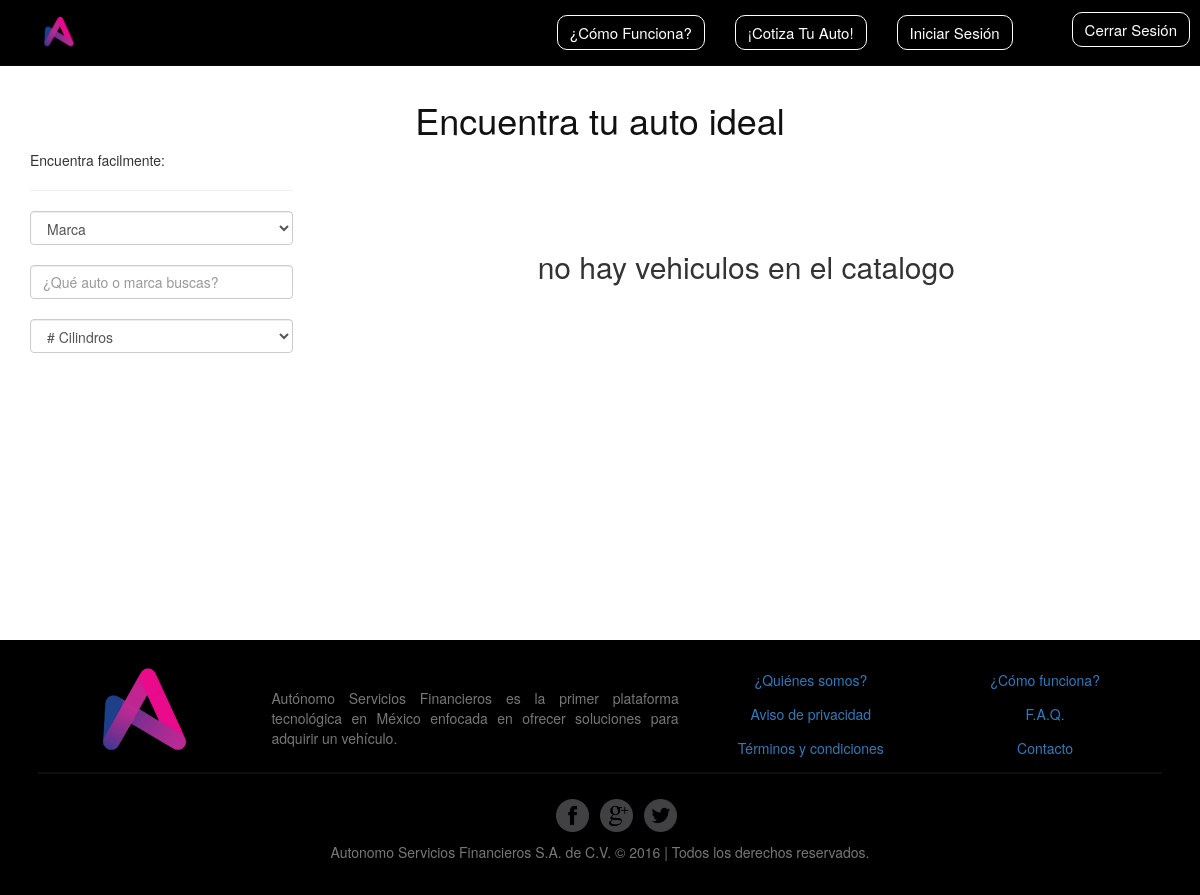
/catalogo/, run on an earlier commit of the app's database.
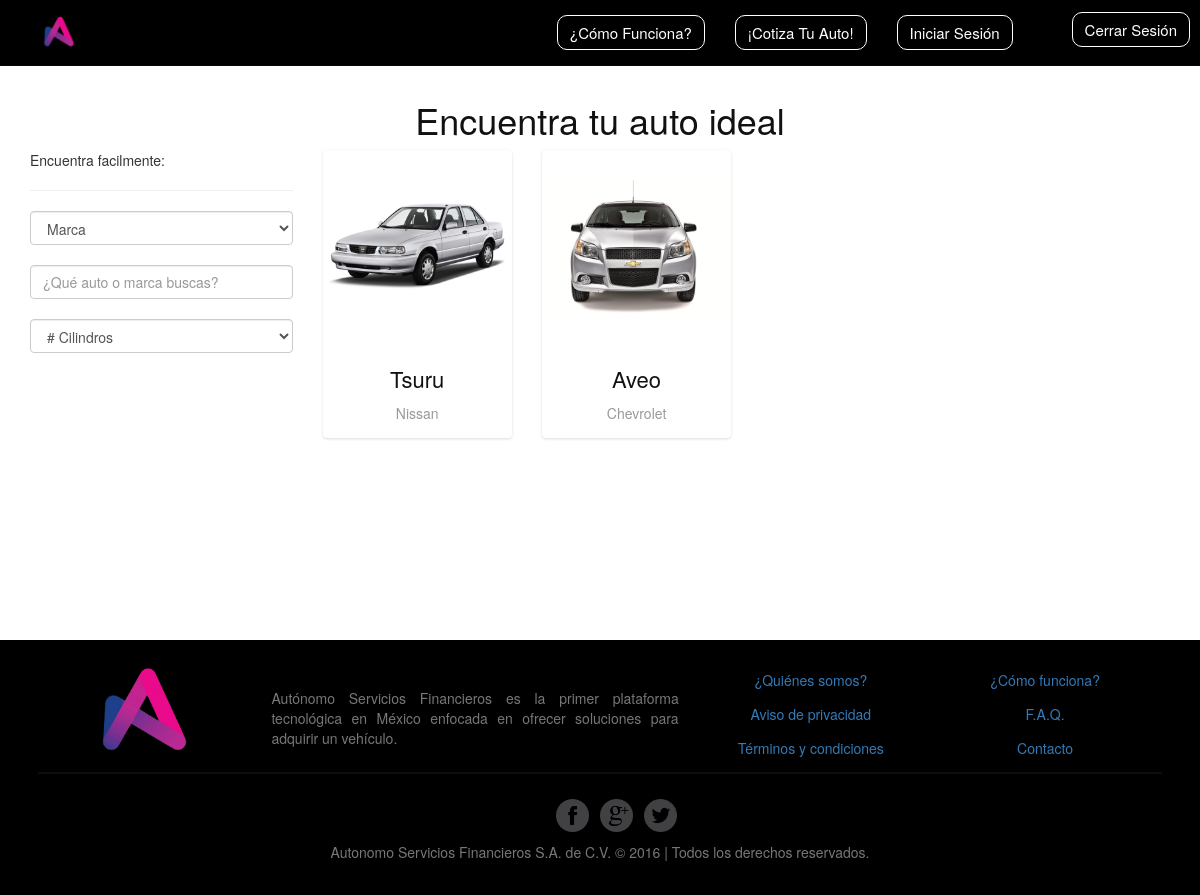
And on a later commit of the database.
### vehicles/models.py (models this page shows, shortened)
class Vehicle(models.Model):
	trademark = models.ForeignKey(trademark)
	vehicle_version = models.ManyToManyField(Vehicle_version,related_name="vehicles")
	vehicle_color = models.ManyToManyField(vehicle_color)
	name = models.CharField(max_length=60)
	anio = models.DateField(auto_now=True)
	description_short = models.TextField()
	img_front = models.ImageField(upload_to="assets/vehicles", blank=True, null=True)
	img_left = models.ImageField(upload_to="assets/vehicles", blank=True, null=True)
	img_right = models.ImageField(upload_to= "assets/vehicles", blank=True, null=True)
	img_back = models.ImageField(upload_to= "assets/vehicles", blank=True, null=True)

class trademark(models.Model):
	name = models.CharField(max_length=60)
	logo = models.ImageField(upload_to="assets/trademark", blank=True, null=True)

### vehicles/views.py (the view)
class Vehicles(View):
	def get(self,request):
		template_name = 'catalog/catalog.html'
		queryset = Vehicle.objects.all()
		context = {'vehicles':queryset}
		return render(request, template_name, context)

### vehicles/templates/catalog/catalog.html (shortened to what this page needs)
{%extends 'base.html'%}
{%load static%}
{%block styles%}
    <link rel="stylesheet" href="{%static 'css/catalog/_catalog.css'%}">
{%endblock styles%}
{%block content%}
<div class="container adjust">
    <div class="row card-container-master">
    <div class="titulo">
            <h1> Encuentra tu auto ideal </h1>
        </div>
    <div class="col-md-3">
        <span>Encuentra facilmente: </span>
        <hr>
         <select class="form-control" >
            <option value="">Marca</option>
        </select>
        <br>
        <input class="form-control" type="text" placeholder="¿Qué auto o marca buscas?" >
        <br>
        <select class="form-control" >
            <option value=""># Cilindros</option>
        </select>
    </div>
<div class="col-md-9">
    <div class="row">
    {%for vehicle in vehicles%}
             <div class="col-md-3">
                            <div class="card-container">
                                 <div class="card">
                                     <div class="front">
                                         <div class="cover" style="background-image:url(/media/{{vehicle.img_front}})">
                                         </div>
                                         <div class="content">
                                             <div class="main">
                                                 <h3 class="name">{{vehicle.name}}</h3>
                                                 <p class="profession">{{vehicle.trademark.name}}</p>
                                             </div>
                                         </div>
                                     </div>
                                     <div class="back">
                                         <div class="header">
                                             <h5 class="motto">"Automovil de trabajo"</h5>
                                         </div>
                                         <div class="content">
                                             <div class="main">
                                                 <h4 class="text-center">Descripcion</h4>
                                                 <p class="text-center">4 cilindros</p>
                                                 <p class="text-center">{{vehicle.description_short}}</p>
                                                 <div class="stats-container">
                                                     <a class="btn btn-block btn-primary" href="detalle/{{vehicle.pk}}">Adquierelo Ahora</a>
                                                 </div>
                                             </div>
                                         </div>
                                     </div>
                                 </div>
                             </div>
                </div>
        {% empty %}
        <div class="col-md-12 text-center">
        <br>
        <br>
        <br>
        <br>
            <h2>no hay vehiculos en el catalogo</h2>
        </div>
        {%endfor%}
    </div>
</div>
    </div>
</div>
{%endblock content%}

### templates/base.html (shortened to what this page needs)
{%load static%}
<!DOCTYPE html>
<html lang="es">
<head>
</head>
<link rel="stylesheet" href="https://maxcdn.bootstrapcdn.com/bootstrap/3.3.7/css/bootstrap.min.css">
	<link rel="stylesheet" href="{% static 'css/main.css'%}">
	{%block styles%}
	{%endblock styles%}
<body>
	<nav class="navbar navbar-default navbar-inverse navbar-fixed-top">
		  <div class="container-fluid">
		    <div class="navbar-header">
		      <a class="navbar-brand" href="/">
		          <img class="imagen" src="{% static '/img/logo_sin_texto.png'%}">
		      </a>
		    </div>
		    <div class="collapse navbar-collapse" id="bs-example-navbar-collapse-1">
		      <div class="padd">
		      <ul class="nav navbar-nav navbar-right" align="center">
		        <li>
		          <a href="javascript:void(0)">
		            <button type="button" class="btn btn-circle" data-toggle="modal" data-target="#myModal">
		              ¿Cómo Funciona?
		            </button>
		          </a>
		        </li>
		        <li>
		          <a href="/catalogo">
		            <button type="button" class="btn btn-circle">
		              ¡Cotiza Tu Auto!
		            </button>
		          </a>
		        </li>
		        <li>
		          <a class="pointer">
		            <button type="button" class="btn btn-circle">
		              Iniciar Sesión
		            </button>
		          </a>
		        </li>
		        <li class="textnavv">
		          <span  class="pointer">
		            <a href="#/perfil">
		            </a>
		            <a class="btn btn-circle">
		              Cerrar Sesión
		            </a>
		          </span>
		        </li>
		      </ul>
		      </div>
		    </div>
		  </div>
		</nav>
		{%block content%}
		{%endblock content%}
		<div class="container-fluid footer ">
				<div class="foott container">
				<footer class="respfooter">
				   	<div class="row">
				   		<div class="col-md-7 col-sm-7 col-xs-12" align="center">
							   		<div class="row">
							   			<div class="col-md-4 col-sm-4 col-xs-6">
							   				<img width="60%" src="{% static '/img/logo_sin_texto.png'%}" class="img-responsive img-footer" alt="">
							   			</div>
							   			<div class="col-md-8  col-sm-8 col-xs-6 text-justify text-footer text-muted">
							   					<span>Autónomo Servicios Financieros es la primer plataforma tecnológica en México enfocada en ofrecer soluciones para adquirir un vehículo.</span>
							   			</div>
							   		</div>
				   		</div>
				    	<div class="container col-md-5 col-sm-5 col-xs-12" >
						    		<div class="row">
						    			<div class="col-md-6 col-sm-6 col-xs-6 text-center">
						    					<button type="button" class="btn btn-link" data-toggle="modal" data-target="#aboutUs">¿Quiénes somos?</button>  <br>
												<button type="button" class="btn btn-link" data-toggle="modal" data-target="#avisos"> Aviso de privacidad </button><br>
												<button type="button" class="btn btn-link" data-toggle="modal" data-target="#termcond"> Términos y condiciones</button>
						    			</div>
						    			<div class="col-md-6 col-sm-6 col-xs-6 text-center">
						    					<button type="button" class="btn btn-link" data-toggle="modal" data-target="#ComoFun">¿Cómo funciona?</button> <br>
												<button type="button" class="btn btn-link" data-toggle="modal" data-target="#faq">F.A.Q.</button><br>
												<button type="button" class="btn btn-link" data-toggle="modal" data-target="#contact">Contacto</button>
						    			</div>
						    		</div>
						</div>
						<div class="col-md-12 fgIcons">
								<ul>
								<li class="iFace"><a target="_blank" href="https://www.facebook.com/AutonomoSF/"><img src="{% static 'img/footer/facebook.png' %}" alt=""></a></li>
								<li class="iTwitt"><a href=""><img src="{% static 'img/footer/googleplus.png'%}" alt=""></a></li>
								<li class="iGmail"><a href="https://twitter.com/Autonomo_SF"><img src="{% static 'img/footer/twitter.png' %}" alt=""></a></li>
								</ul>
						</div>
						<div class="col-md-12">
							<span class="text-muted text-center">
								<p>Autonomo Servicios Financieros S.A. de C.V. © 2016 | Todos los derechos reservados.</p>
							</span>
						</div>
					</div>
				</footer>
				</div>
		</div>
</body>
</html>

### static/css/main.css (style rules this page uses)
body { margin-top: 80px; }
.adjust { min-height: 70vh; }

### static/css/catalog/_catalog.css (style rules this page uses)
.card-container-master .titulo h1 { text-align: center; color:#111; }
.card-container { -webkit-perspective: 800px; -moz-perspective: 800px; -o-perspective: 800px; perspective: 800px; margin-bottom: 30px; }
.card { -webkit-transition: -webkit-transform .5s; -moz-transition: -moz-transform .5s; -o-transition: -o-transform .5s; transition: transform .5s; -webkit-transform-style: preserve-3d; -moz-transform-style: preserve-3d; -o-transform-style: preserve-3d; transform-style: preserve-3d; position: relative; }
.front, .back { -webkit-backface-visibility: hidden; -moz-backface-visibility: hidden; -o-backface-visibility: hidden; backface-visibility: hidden; position: absolute; top: 0; left: 0; background-color: #FFF; box-shadow: 0 1px 3px 0 rgba(0, 0, 0, 0.14); }
.front { z-index: 2; }
.back { -webkit-transform: rotateY( 180deg ); -moz-transform: rotateY( 180deg ); -o-transform: rotateY( 180deg ); transform: rotateY( 180deg ); z-index: 3; }
.card { background: none repeat scroll 0 0 #FFFFFF; border-radius: 4px; color: #444444; }
.card-container, .front, .back { width: 100%; height: 288px; border-radius: 4px; padding }
.card .cover { height: 195px; overflow: hidden; border-radius: 4px 4px 0 0; text-align: center; background-position: center; background-size: contain; background-repeat: no-repeat; }
.card .content { background-color: rgba(0, 0, 0, 0); box-shadow: none; padding: 10px 20px 20px; }
.card .content .main { min-height: 160px; }
.main h3 { color:#111; }
.card .back .content .main { height: 215px; }
.card .name { font-size: 22px; line-height: 28px; margin: 10px 0 0; text-align: center; text-transform: capitalize; }
.card h5 { margin: 5px 0; font-weight: 400; line-height: 20px; }
.card .profession { color: #999999; text-align: center; margin-bottom: 20px; }
.card .header { padding: 15px 20px; height: 90px; }
.card .motto { border-bottom: 1px solid #EEEEEE; color: #999999; font-size: 14px; font-weight: 400; padding-bottom: 10px; text-align: center; }
.card .stats-container { width: 100%; margin-top: 50px; }

### static/css/_navbar.css (style rules this page uses)
.navbar { background-color: black !important; }
.pointer { cursor: pointer; }
.textnavv { margin-top: 12px; }
.textnavv a { text-decoration: none; color: #fff; }
.padd { margin-right: 10px; }
.btn-circle { font-size: 1.5rem; background: none !important; border: 1px solid white !important; border-radius: 10px; color:#fff; }
.imagen { width: 40px; margin-left: 25px; }

### static/css/_footer.css (style rules this page uses)
.footer { background-color: black; }
.foott { position: relative; bottom: 0; width: 100%; height: auto; }
.respfooter { padding: 2%; }
.fgIcons { text-align: center; border-top: solid 2px #0e0e0f; padding-top: 25px; }
.fgIcons li { text-align:center; display: inline; }
.fgIcons img { padding-right: 7px; width: 40px; }
.text-footer { padding-top: 25px; }

What changed in the data, as far as the page shows it:
added Vehicle: img_front (picture), name "Tsuru", trademark.name "Nissan"
added Vehicle: img_front (picture), name "Aveo", trademark.name "Chevrolet"
Also different on the page:
text no longer shown: "no hay vehiculos en el catalogo"
